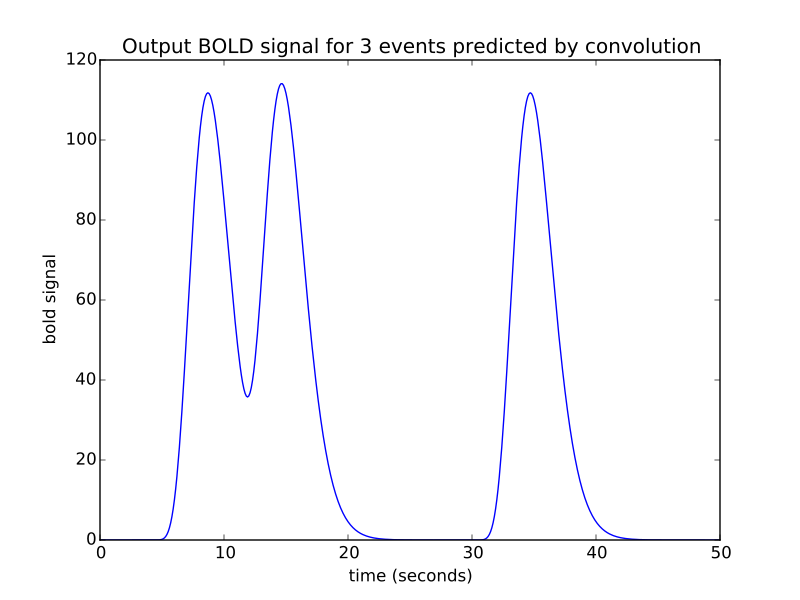

Write Python code to recreate this figure.
bold_signal_3 = np.convolve(neural_signal_3, hrf_signal)[:n_time_points_3]
plt.plot(times_3, bold_signal_3)
plt.xlabel('time (seconds)')
plt.ylabel('bold signal')
plt.title('Output BOLD signal for 3 events predicted by convolution')
